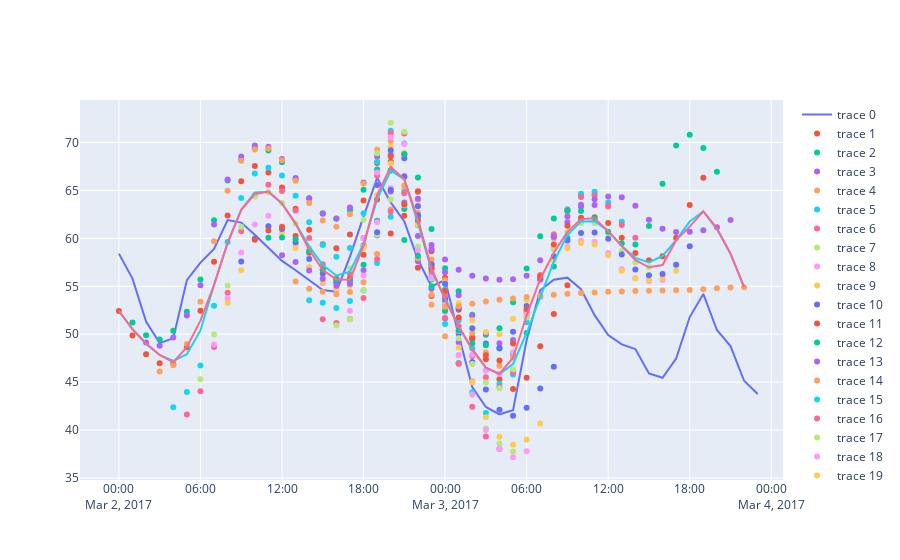

The notebook cell saved with this chart:
### Code cell
fig = go.Figure()
df_pred =pd.DataFrame(index=y_test_filtered2.index)
fig.add_trace(go.Scatter(x = y_test_filtered2.index,y=y_test_filtered2['price actual']))
for i in range(len(data_x_test)):
    case_test = data_x_test[i].reshape((1,data_x_test[0].shape[0], data_x_test[0].shape[1]))
    Y_test_predictions = pd.Series(model_best_MS_LSTM.predict(case_test).flatten(),index=pd.date_range(start=idx_test[i],freq='h',periods=24))
    df_pred[f'pred_{i}'] = Y_test_predictions
    fig.add_trace(go.Scatter(x = Y_test_predictions.index,y=Y_test_predictions,mode='markers'))

df_pred['mean'] = df_pred.mean(axis=1)
df_pred['median'] = df_pred.median(axis=1)
fig.add_trace(go.Scatter(x = y_test_filtered2.index,y=df_pred['mean']))
fig.add_trace(go.Scatter(x = y_test_filtered2.index,y=df_pred['median']))
fig.show()
eval_df2  =create_eval_df(df_pred['mean'],y_test_filtered2)
